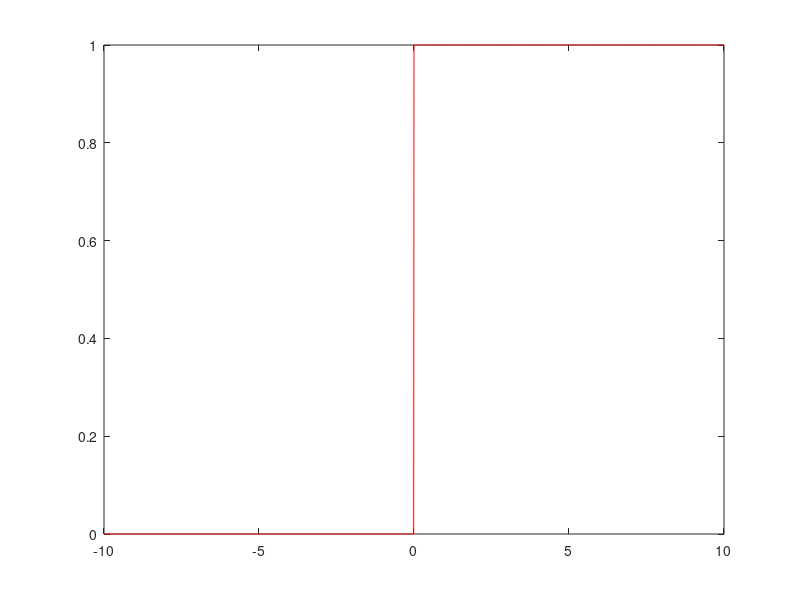
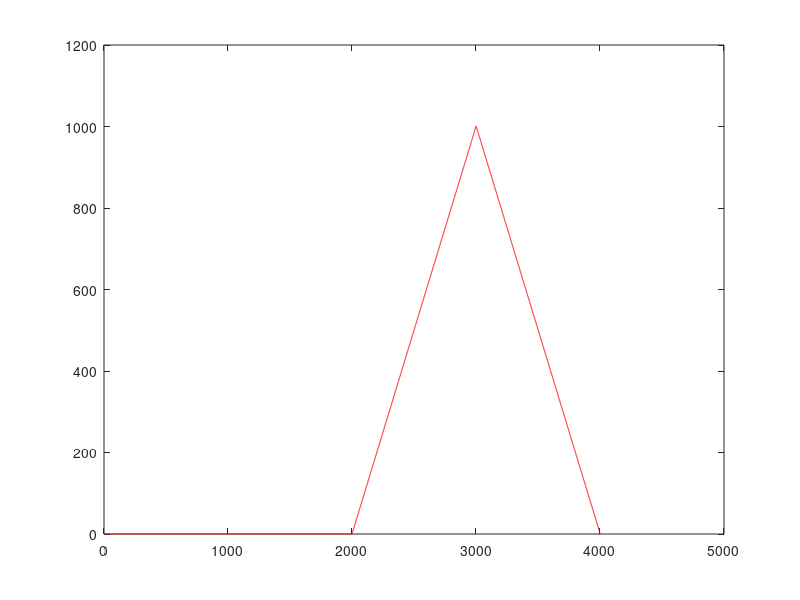
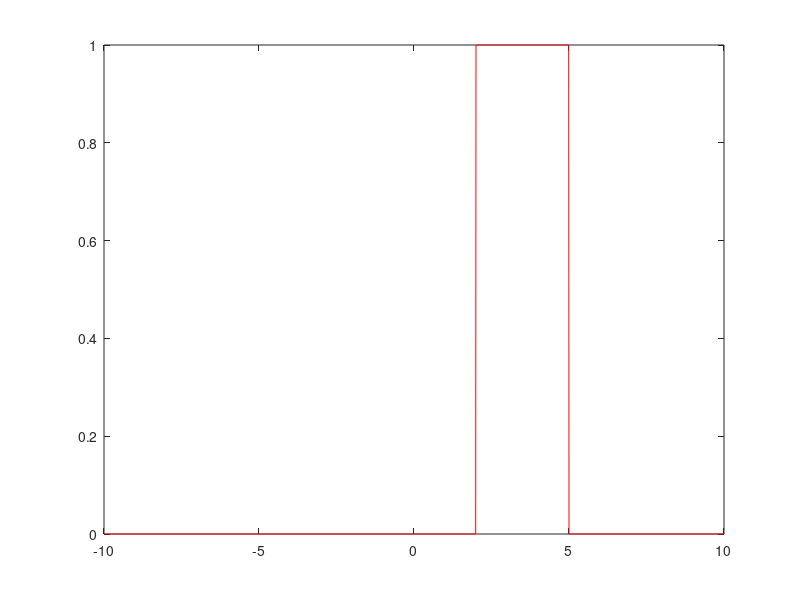

The MATLAB source for these figures, in order:
t = -10 : 0.01 : 10;

u = (t >= 0) * 1; % treapta
plot(t, u, 'r');
figure;
plot(conv(u,u), 'r'); % rampa

u = (t >= 2) * 1; % 1(t - 2)
v = (t >= 5) * 1; % 1(t - 5)

figure;
plot(t, u - v, 'r'); % 1(t - 2) - 1(t - 5) - rect(t)